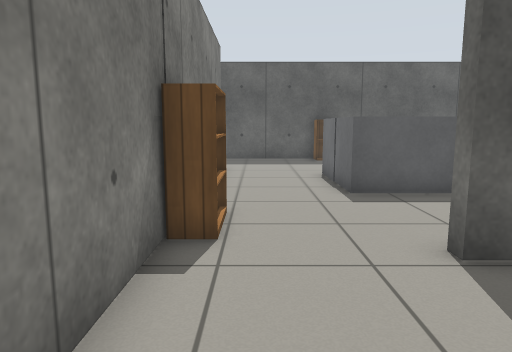
View 1 (above)

16 first-person views from a walk through a world built for the Gazebo simulator. The camera is 0.9 m above the floor, tilts 8° down and sees 70° across. Floor lines are 1 m apart. The floor is counted in squares, 0.5 m on a side. Each view is taken from the middle of a square. On the plan, view 1 faces up. The plan holds only what a view shows up to about 18 squares ahead; the rest is blank. Gazebo's built-in surfaces are drawn with simple patterns.

View 2
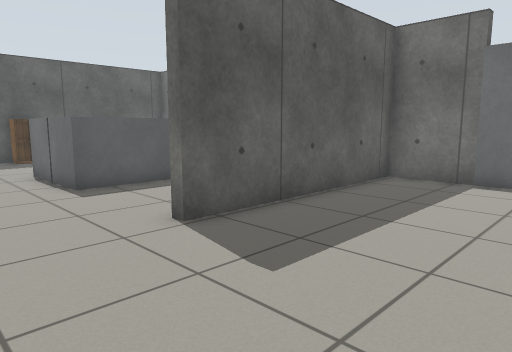

View 3
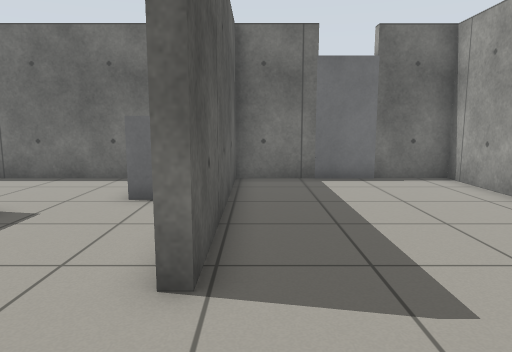

View 4
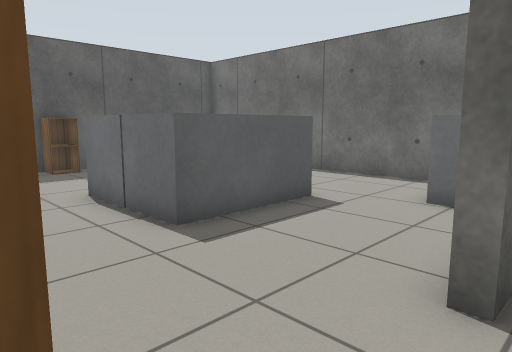

View 5
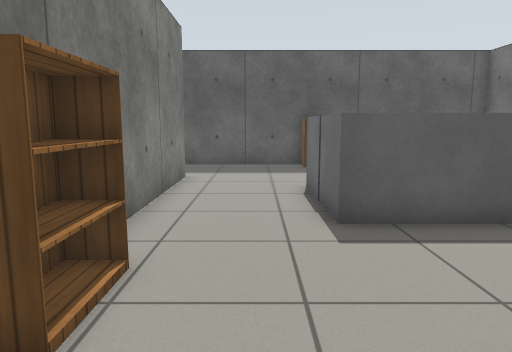

View 6
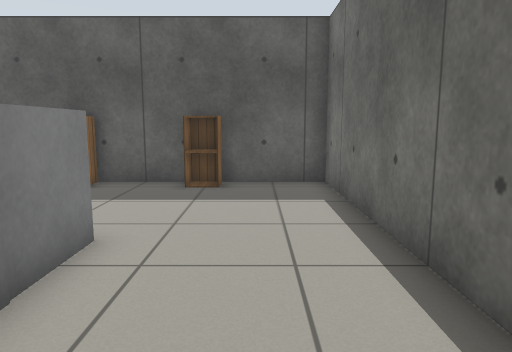

View 7
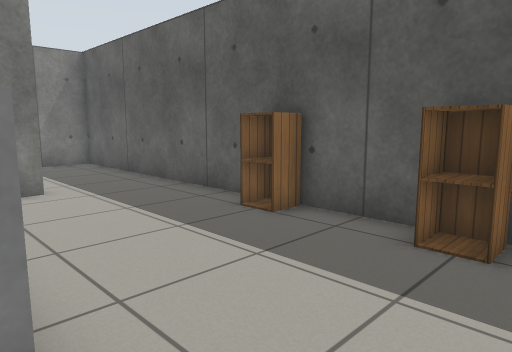

View 8
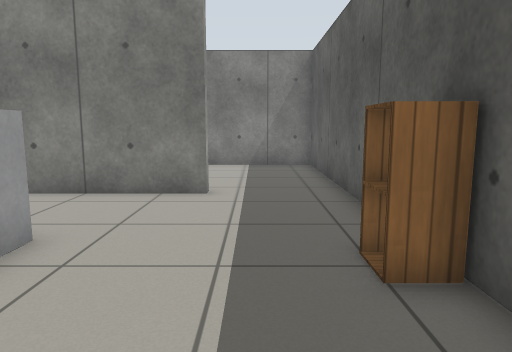

View 9
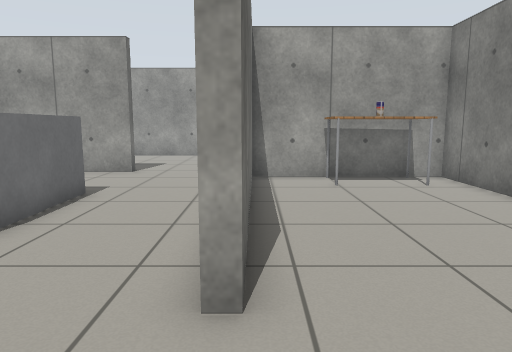

View 10
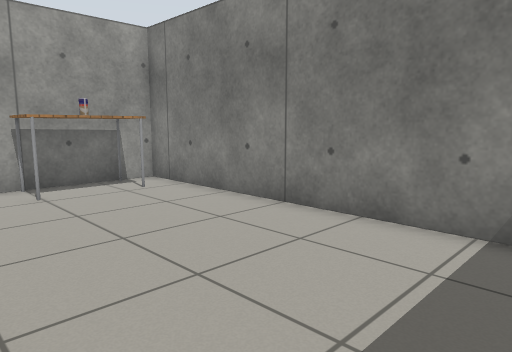

View 11
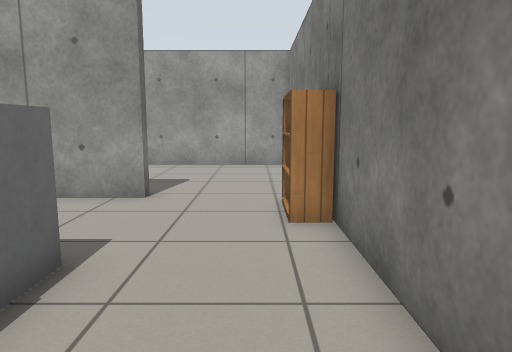

View 12
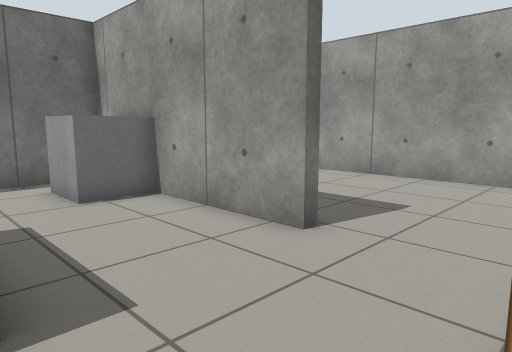

View 13
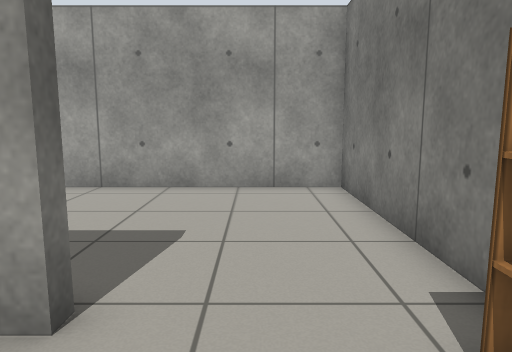

View 14
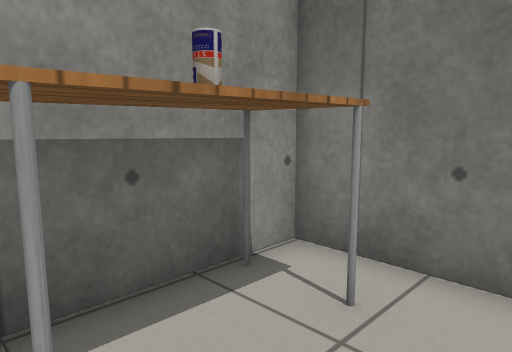

View 15
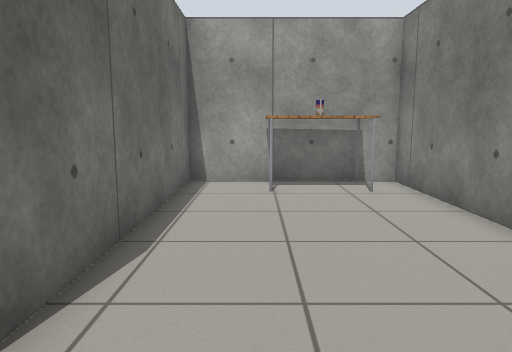

View 16
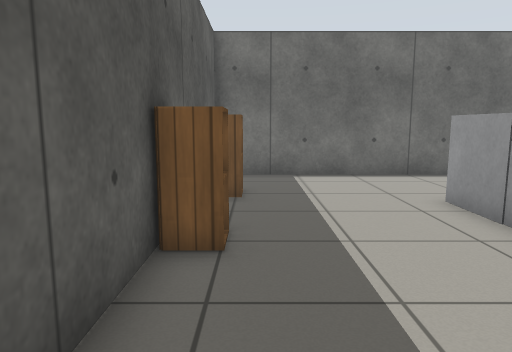

### Floor plan
Points are (right, up) in squares from view 1. A wall is a line through its corners. A room is listed if a view was taken in it or the views show most of it. See-through windows are left out.
Room 1 (views 1, 2, 3, 4, 5)
walls: (11.2, 2) (11.2, 4.7) (2.8, 4.7) (2.8, 5.1); (-1.5, 5.5) (-1.5, -2.5) (11.2, -2.5) (11.2, -0.4)
ways out: opening at (0.5, 5) to room 2
objects: door leaf (11, 0) to (12, 2)
Room 2 (views 6, 7, 8, 11, 12, 13)
walls: (-1.5, 15.7) (-1.5, 5.5); (2.8, 5.1) (11.2, 5.1) (11.2, 19.5) (-1.5, 19.5)
ways out: opening at (0.5, 5) to room 1; opening at (-2, 17.5) to room 3
objects: bookshelf (-1, 6) to (-1, 7); grey box (3, 10) to (4, 11); grey box (3, 12) to (4, 13); cabinet (3, 19) to (4, 19); grey box (5, 10) to (6, 11); grey box (5, 12) to (6, 13); cabinet (7, 19) to (8, 19); grey box (8, 6) to (9, 7)
Room 3 (views 9, 10, 14, 15, 16)
walls: (-1.5, 19.5) (-8.4, 19.5) (-8.4, 6.4) (-1.9, 6.4) (-1.9, 15.7) (-1.5, 15.7)
ways out: opening at (-2, 17.5) to room 2
objects: table (-7, 7) to (-5, 8); drink can (-6, 8)

Positions as (right, up) in squares from view 1, and headings:
1: (0, 0), facing up
2: (-1, -1), facing up-right
3: (-1, 4), facing right
4: (-1, 4), facing up-right
5: (1, 3), facing up
6: (9, 8), facing up
7: (9, 13), facing up-left
8: (8, 17), facing left
9: (-2, 19), facing down
10: (-2, 18), facing down-left
11: (0, 14), facing down
12: (-1, 10), facing down-right
13: (1, 8), facing down
14: (-4, 10), facing down-left
15: (-4, 18), facing down
16: (-2, 18), facing right
